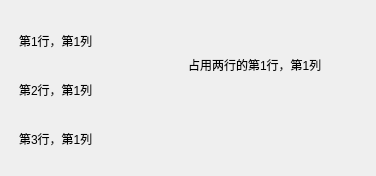
<?xml version="1.0" encoding="UTF-8"?>
<ui version="4.0">
 <class>Dialog</class>
 <widget class="QDialog" name="Dialog">
  <property name="geometry">
   <rect>
    <x>0</x>
    <y>0</y>
    <width>376</width>
    <height>176</height>
   </rect>
  </property>
  <property name="windowTitle">
   <string>Dialog-GridLayout</string>
  </property>
  <widget class="QWidget" name="gridLayoutWidget">
   <property name="geometry">
    <rect>
     <x>19</x>
     <y>19</y>
     <width>331</width>
     <height>141</height>
    </rect>
   </property>
   <layout class="QGridLayout" name="gridLayout">
    <item row="1" column="0">
     <widget class="QLabel" name="label_2">
      <property name="text">
       <string>第2行，第1列</string>
      </property>
     </widget>
    </item>
    <item row="0" column="1" rowspan="2">
     <widget class="QLabel" name="label_3">
      <property name="text">
       <string>占用两行的第1行，第1列</string>
      </property>
     </widget>
    </item>
    <item row="0" column="0">
     <widget class="QLabel" name="label">
      <property name="text">
       <string>第1行，第1列</string>
      </property>
     </widget>
    </item>
    <item row="2" column="0" colspan="2">
     <widget class="QLabel" name="label_4">
      <property name="text">
       <string>第3行，第1列</string>
      </property>
     </widget>
    </item>
   </layout>
  </widget>
 </widget>
 <resources/>
 <connections/>
</ui>
